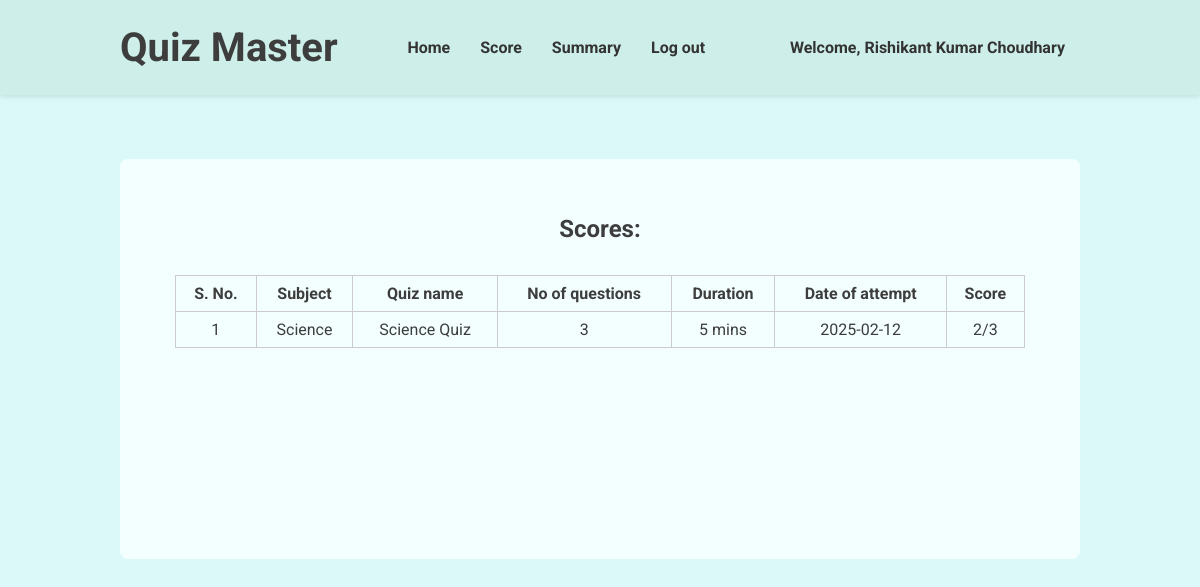
Screenshot of /score (signed in) with the database file from the repository.
### models.py (models this page shows, shortened)
class User(db.Model, UserMixin):
    __tablename__ = 'users'
    id = db.Column(db.Integer, primary_key=True)
    username = db.Column(db.String(80), unique=True, nullable=False)
    passhash = db.Column(db.String(256), nullable=False)
    fullname = db.Column(db.String(80), nullable=False)
    qualification = db.Column(db.String(80), nullable=False)
    dob = db.Column(db.Date, nullable=False)
    is_admin = db.Column(db.Boolean, nullable=False, default=False)
    @property
    def password(self):
        raise AttributeError('Password is not a readable attribute')

class Scores(db.Model):
    __tablename__ = 'scores'
    scoreid = db.Column(db.Integer, primary_key=True)
    userid = db.Column(db.Integer, db.ForeignKey('users.id'), nullable=False)
    quizid = db.Column(db.Integer, db.ForeignKey('quizzes.quizid'), nullable=False)
    quizname = db.Column(db.String(80), nullable=False)
    subject = db.Column(db.String(80), nullable=False)
    duration = db.Column(db.Integer, nullable=False)
    attemptdate = db.Column(db.Date, nullable=False)
    correctanswers = db.Column(db.Integer, nullable=False)
    totalquestions = db.Column(db.Integer, nullable=False)

### routes.py (the view)
@app.route('/score')
@login_required
def score():
    return render_template('scores.html', user = current_user, scores = Scores.query.filter_by(userid=current_user.id).all())

### app.py (called while the page is built)
@login_manager.user_loader
def load_user(userid):
    return models.User.query.get(int(userid))

### templates/scores.html (shortened to what this page needs)
{% extends "base.html" %} {% block title %}Scores | Quiz Master{% endblock %} {%
block stylesheet %}
<link rel="stylesheet" href="{{ url_for('static', filename='navbar.css') }}" />
{% endblock %} {% block navbar %}
<header>
  <div class="header-container">
    <h1>Quiz Master</h1>
    <nav>
      <ul>
        <li>
          <a href="/dashboard">Home</a>
        </li>
        <li>
          <a href="/score">Score</a>
        </li>
        <li>
          <a href="/summary">Summary</a>
        </li>
        <li>
          <a href="/logout">Log out</a>
        </li>
      </ul>
    </nav>
    <a href="/profile">Welcome, {{ user.fullname}}</a>
  </div>
</header>
{% endblock %} {% block content %}
<main>
  <h2>Scores:</h2>
  <table>
    <thead>
      <tr>
        <th>S. No.</th>
        <th>Subject</th>
        <th>Quiz name</th>
        <th>No of questions</th>
        <th>Duration</th>
        <th>Date of attempt</th>
        <th>Score</th>
      </tr>
    </thead>
    <tbody>
      {% for score in scores %}
      <tr>
        <td>{{loop.index}}</td>
        <td>{{ score.subject }}</td>
        <td>{{ score.quizname }}</td>
        <td>{{ score.totalquestions }}</td>
        <td>{{ score.duration }} mins</td>
        <td>{{ score.attemptdate }}</td>
        <td>{{ score.correctanswers }}/{{ score.totalquestions }}</td>
      </tr>
      {% endfor %}
    </tbody>
  </table>
</main>
{% endblock %} {% block script %} {% endblock %}

### static/index.css (style rules this page uses)
* { margin: 0; padding: 0; box-sizing: border-box; }
body { background-color: #dbf9f8; color: #3d3d3d; font-family: 'roboto', sans-serif; }

### static/navbar.css (style rules this page uses)
header { background-color: #cdeee9; padding: 1.5rem; box-shadow: 0 2px 5px rgba(0, 0, 0, 0.1); }
.header-container { margin: auto; width: 80vw; display: flex; justify-content: space-between; align-items: center; }
header h1 { margin: 0; font-size: 2.5rem; color: #3d3d3d; }
header nav ul { list-style: none; display: flex; }
header a { margin: 0 15px; text-decoration: none; color: #333; font-weight: bold; }

### templates/scores.html (style rules this page uses)
main { margin: 4rem 0; padding: 0.5rem; min-height: 50vh; display: flex; flex-direction: column; align-items: center; background-color: #f3ffff; border-radius: 0.5rem; }
h2 { margin: 3rem 0 2rem; font-size: 1.5rem; }
table { width: 90%; border-collapse: collapse; margin-bottom: 3rem; }
th, td { border: 1px solid #ccc; padding: 8px; text-align: center; }

### rows the page displays
User: fullname "Rishikant Kumar Choudhary"
Scores: subject "Science", quizname "Science Quiz", totalquestions "3", duration "5", attemptdate "2025-02-12", correctanswers "2"
